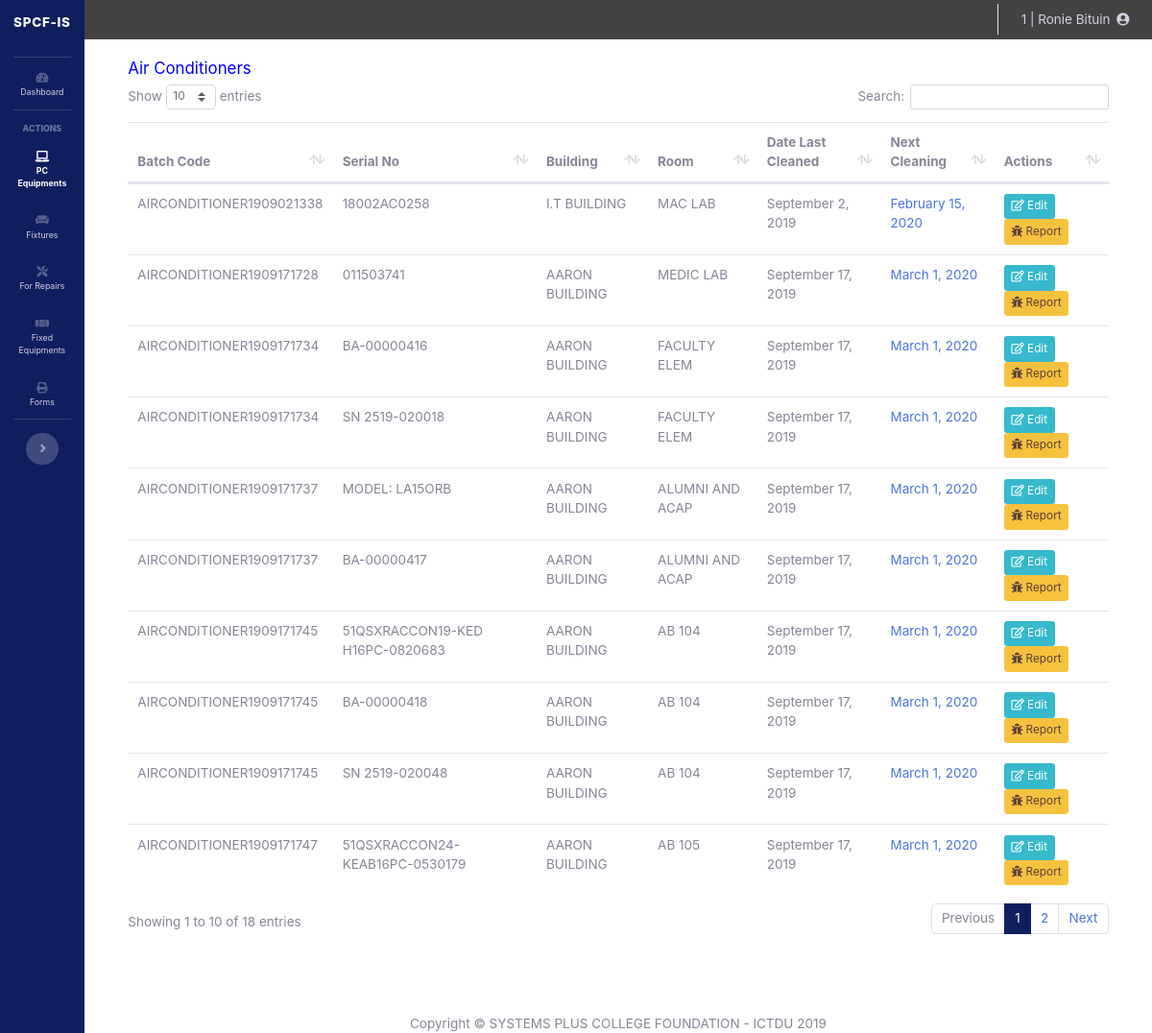
Before: /lab_assistant/aircon.php (signed in) with the older database file.
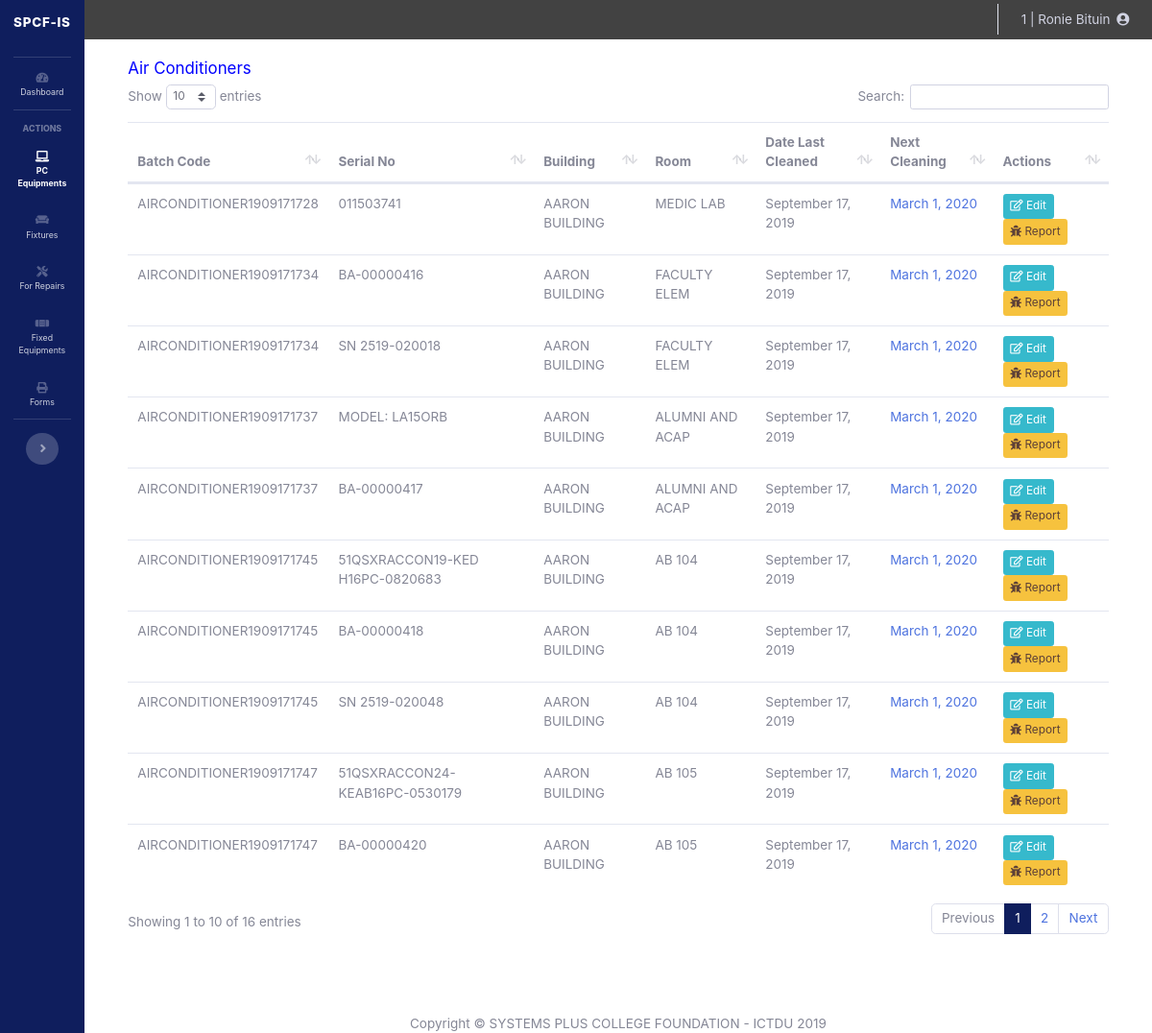
After: the same page with the newer database file.
### tables this page shows
CREATE TABLE `fixture` (
  `id` int(11) NOT NULL,
  `type` text NOT NULL,
  `batch_code` varchar(64) NOT NULL,
  `serial_no` varchar(64) DEFAULT NULL,
  `building_id` int(11) NOT NULL,
  `lab_id` varchar(64) NOT NULL,
  `date_added` datetime NOT NULL,
  `date_last_clean` date NOT NULL DEFAULT current_timestamp(),
  `fixture_condition` text NOT NULL DEFAULT 'working',
  `remarks` varchar(64) NOT NULL
);

CREATE TABLE `building` (
  `building_id` int(11) NOT NULL,
  `building_name` varchar(128) NOT NULL,
  `building_code` varchar(32) NOT NULL,
  `building_description` text NOT NULL,
  `added_by` varchar(128) NOT NULL
);

CREATE TABLE `laboratory` (
  `lab_id` int(11) NOT NULL,
  `lab_code` varchar(32) NOT NULL,
  `lab_name` varchar(64) NOT NULL,
  `lab_description` text NOT NULL,
  `building_id` int(11) NOT NULL,
  `added_by` varchar(128) NOT NULL
);

### lab_assistant/aircon.php (the view, shortened to what this page needs)
<?php
require_once 'process_aircon.php';
$currentItem = 'equipments';
include('sidebar.php');
$currentDate = date("Y/m/d");
?>
<!DOCTYPE html>
<html>
<head>
	<link href="vendor/datatables/dataTables.bootstrap4.min.css" rel="stylesheet">
</head>
<body id="page-top">
  <div id="wrapper" style="width: 100% !important;">
    <div id="content-wrapper" class="d-flex flex-column">
        <div id="content">
<?php include('topbar.php'); ?>
<div class="container-fluid">
	<?php
		$getFixtures = mysqli_query($mysqli, "SELECT fe.id, fe.date_added, fe.serial_no, fe.type, fe.batch_code, fe.building_id, fe.lab_id, fe.date_last_clean ,fe.remarks, bg.building_id, bg.building_name, ly.lab_id, ly.lab_name
			FROM fixture fe
			JOIN building bg
			ON bg.building_id = fe.building_id
			JOIN laboratory ly
			ON ly.lab_id = fe.lab_id
			WHERE fe.type ='airconditioner'
			ORDER BY fe.date_added DESC
			");
	?>
	<div class="row">
	<h5 style='color: blue;'>Air Conditioners</h5>
	<table class="table" id="dataTable" width="100%" cellspacing="0">
		<thead>
			<th>Batch Code</th>
			<th>Serial No</th>
			<th>Building</th>
			<th>Room</th>
			<th>Date Last Cleaned</th>
			<th>Next Cleaning</th>
			<th>Actions</th>
		</thead>
		<tbody>
			<?php while($newFixtures=$getFixtures->fetch_assoc()){
				$lastCleanDate = date_create($newFixtures['date_last_clean']);
				$lastCleanDateA = $newFixtures['date_last_clean'];
				$newDate = date('Y/m/d', strtotime($lastCleanDateA. ' + 166 days'));
				if($currentDate>=$newDate){
					$newDate = "<span class='text-danger'>".date_format(date_create($newDate), 'F j, Y')."</span>";
				}
				else{
					$newDate = "<span class='text-primary'>".date_format(date_create($newDate), 'F j, Y')."</span>";
				}
				?>
			<tr>
				<td><?php echo $newFixtures['batch_code']; ?></td>
				<td><?php if($newFixtures['serial_no']==''){echo "<font color='red'>NO SN</font>";} else { echo $newFixtures['serial_no']; }?></td>
				<td><?php echo $newFixtures['building_name']; ?></td>
				<td><?php echo $newFixtures['lab_name']; ?></td>
				<td><?php echo date_format($lastCleanDate, 'F j, Y'); ?></td>
				<td><?php echo $newDate;?></td>
				<td>
					<a class="btn btn-info btn-sm" href="edit_aircon.php?id=<?php echo $newFixtures['id'];?>&building_id=<?php echo $newFixtures['building_id']; ?>"><i class="far fa-edit"></i> Edit</a>
					<a style='color: #5D4037;' class='btn btn-sm btn-warning' href="report_fixture.php?fixture_id=<?php echo $newFixtures['id']?>" target='_blank'><i class="fas fa-bug"></i> Report</a>
				</td>
			</tr>
			<?php } ?>
		</tbody>
	</table>
	</div>
	<br/>
	<br/>
<?php
	include('footer.php');
?>

### lab_assistant/sidebar.php (shortened to what this page needs)
<!DOCTYPE html>
<html lang="en">
<head>
  <link href="../vendor/fontawesome-free/css/all.min.css" rel="stylesheet" type="text/css">
  <link href="../css/sb-admin-2.min.css" rel="stylesheet">
</head>
<body id="page-top">
  <div id="wrapper">
    <ul class="navbar-nav bg-gradient-primary sidebar sidebar-dark accordion toggled" id="accordionSidebar">
      <a class="sidebar-brand d-flex align-items-center justify-content-center" href="index.php">
        <div class="nav-item">SPCF-IS</div>
      </a>
      <hr class="sidebar-divider my-0">
      <li class="nav-item <?php if($currentItem=='dashboard'){echo 'active';}?>">
        <a class="nav-link" href="index.php">
          <i class="fas fa-fw fa-tachometer-alt"></i>
          <span>Dashboard</span></a>
      </li>
      <hr class="sidebar-divider">
      <div class="sidebar-heading">
        Actions
      </div>
      <li class="nav-item <?php if($currentItem=='equipments'){echo 'active';}?>">
        <a class="nav-link" href="edit_pc_equipment.php">
          <i class="fas fa-laptop"></i>
          <span>PC Equipments</span></a>
      </li>
      <li class="nav-item <?php if($currentItem=='fixtures'){echo 'active';}?>">
        <a class="nav-link" href="fixtures.php">
          <i class="fas fa-couch"></i>
          <span>Fixtures</span></a>
      </li>
      <li class="nav-item <?php if($currentItem=='for_repair'){echo 'active';} ?>">
        <a class="nav-link collapsed" href="#" data-toggle="collapse" data-target="#repair" aria-expanded="true" aria-controls="equipments">
          <i class="fas fa-tools"></i>
          <span>For Repairs</span>
        </a>
      </li>
      <li class="nav-item <?php if($currentItem=='fixed_equipment'){echo 'active';} ?>">
        <a class="nav-link collapsed" href="#" data-toggle="collapse" data-target="#fixed_equipment" aria-expanded="true" aria-controls="equipments">
          <i class="fas fa-band-aid"></i>
          <span>Fixed Equipments</span>
        </a>
      </li>
      <li class="nav-item <?php if($currentItem=='forms'){echo 'active';} ?>">
        <a class="nav-link collapsed" href="#" data-toggle="collapse" data-target="#forms" aria-expanded="true" aria-controls="equipments">
          <i class="fas fa-print"></i>
          <span>Forms</span>
        </a>
      </li>
      <hr class="sidebar-divider d-none d-md-block">
      <div class="text-center d-none d-md-inline">
        <button class="rounded-circle border-0" id="sidebarToggle"></button>
      </div>
    </ul>

### lab_assistant/topbar.php (shortened to what this page needs)
<nav class="navbar navbar-expand navbar-light bg-white topbar mb-4 static-top" style="background-color: #424242 !important;">
         <ul class="navbar-nav ml-auto">
           <li class="nav-item dropdown no-arrow">
             <a class="nav-link dropdown-toggle" href="#" id="userDropdown" role="button" data-toggle="dropdown" aria-haspopup="true" aria-expanded="false">
               <span class="mr-2 d-none d-lg-inline text-white-600 medium"><?php echo $_SESSION['account_id'].' | '.ucfirst($_SESSION['username']); ?></span>
               <i class="fas fa-user-circle"></i>
             </a>
           </li>
         </ul>
       </nav>

### lab_assistant/footer.php (shortened to what this page needs)
<br>
<br>
<footer class="" style="width: 100%;">
        <div class="container my-auto">
          <div class="copyright text-center my-auto">
            <span>Copyright &copy; SYSTEMS PLUS COLLEGE FOUNDATION - ICTDU 2019</span>
          </div>
        </div>
</footer>
</div>
  </div>
</body>
</html>

### lab_assistant/sidebar.php (style rules this page uses)
.topbar { height: 3rem !important; }
html { font-family: 'Roboto Condensed', sans-serif !important; font-size: 13.5px; }
.bg-gradient-primary { background-color: #0f1e5d !important; background-image: none !important; background-image: none !important; background-size: cover !important; }
.container-fluid { background-color: white; padding-left: 5% !important; padding-right: 5% !important; }
#content-wrapper { background-color: white !important; }
::placeholder { opacity: 0.7 !important; }

Changed rows visible on the page:
removed fixture: batch_code "AIRCONDITIONER1909021338", serial_no "18002AC0258", building.building_name "I.T BUILDING", lab.lab_name "MAC LAB", date_last_clean "September 2, 2019", date_last_clean "February 15, 2020"
now on this page (row unchanged): fixture: batch_code "AIRCONDITIONER1909171747", serial_no "BA-00000420", building.building_name "AARON BUILDING", lab.lab_name "AB 105", date_last_clean "September 17, 2019", date_last_clean "March 1, 2020"
Other visible differences:
text written by a page script: "Show entries Search: Showing 1 to 10 of 18 entries Previous 1 2 Next" → "Show entries Search: Showing 1 to 10 of 16 entries Previous 1 2 Next"
